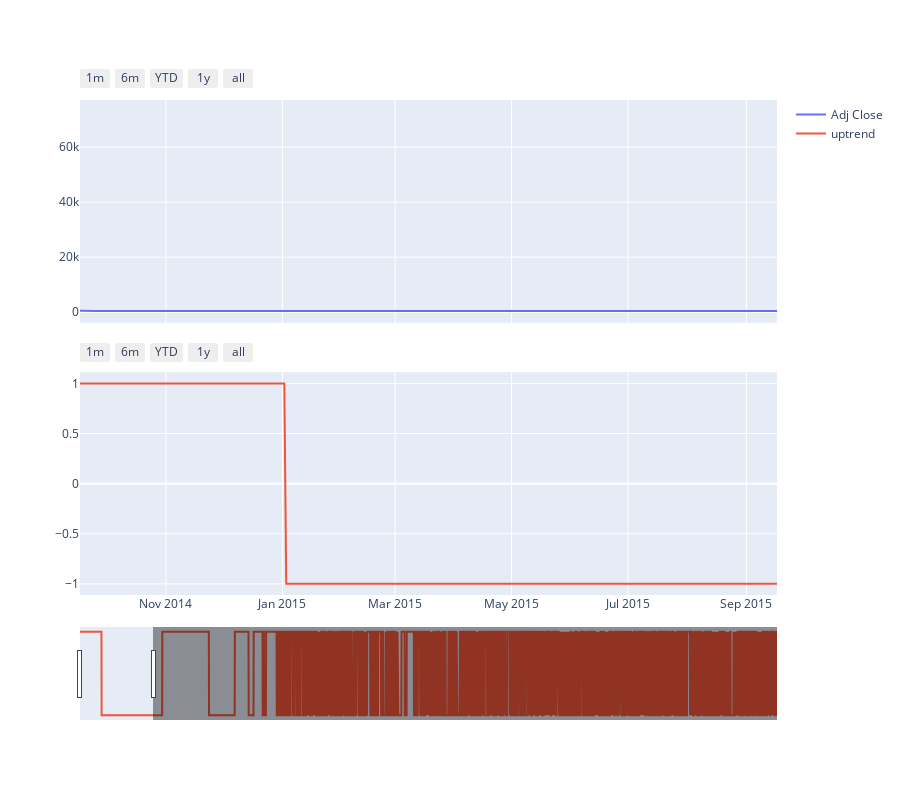

Notebook source saved alongside this figure:
### Code cell
Compare_Plot(Df= df,X_axis =  'Date', column1 = 'Adj Close',column2 = 'uptrend')

### Figure 1 — Plotly figure (JSON) as saved in the notebook; plotly's stock layout.template omitted (floating-point values rounded to 4 significant figures; data arrays with more than 128 entries replaced by an {"elided": "..."} marker saying what was removed)
{"data": [{"mode": "lines", "name": "Adj Close", "type": "scatter", "x": {"elided": "3480 str values"}, "xaxis": "x", "y": {"elided": "3480 float values"}, "yaxis": "y"}, {"mode": "lines", "name": "uptrend", "type": "scatter", "x": {"elided": "3480 str values"}, "xaxis": "x2", "y": {"elided": "3480 int values"}, "yaxis": "y2"}], "layout": {"height": 800, "xaxis": {"anchor": "y", "domain": [0, 1], "matches": "x2", "rangeselector": {"buttons": [{"count": 1, "label": "1m", "step": "month", "stepmode": "backward"}, {"count": 6, "label": "6m", "step": "month", "stepmode": "backward"}, {"count": 1, "label": "YTD", "step": "year", "stepmode": "todate"}, {"count": 1, "label": "1y", "step": "year", "stepmode": "backward"}, {"step": "all"}]}, "showticklabels": false}, "xaxis2": {"anchor": "y2", "domain": [0, 1], "range": ["2014-09-17T00:00:00", "2015-09-17T00:00:00"], "rangeselector": {"buttons": [{"count": 1, "label": "1m", "step": "month", "stepmode": "backward"}, {"count": 6, "label": "6m", "step": "month", "stepmode": "backward"}, {"count": 1, "label": "YTD", "step": "year", "stepmode": "todate"}, {"count": 1, "label": "1y", "step": "year", "stepmode": "backward"}, {"step": "all"}]}, "rangeslider": {"visible": true}, "type": "date"}, "yaxis": {"anchor": "x", "domain": [0.55, 1]}, "yaxis2": {"anchor": "x2", "domain": [0, 0.45]}}}
